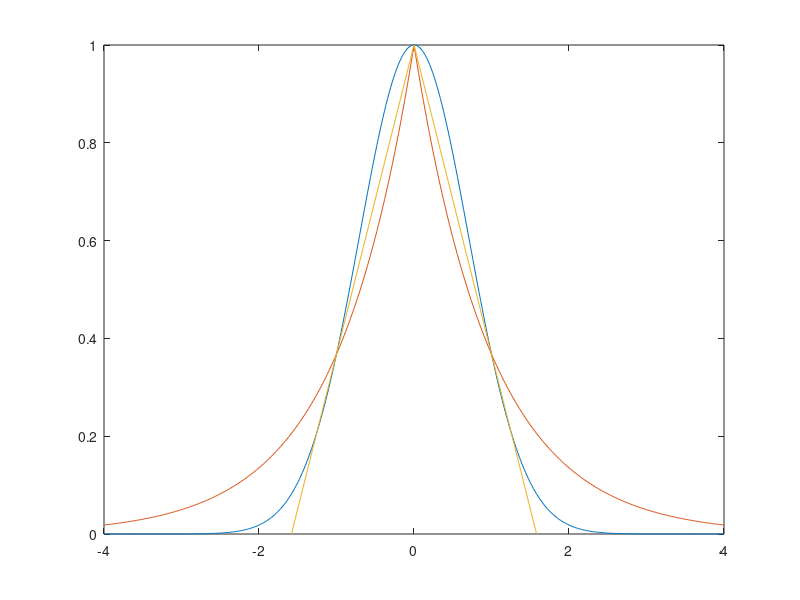

MATLAB code to generate this figure: (Note: this script raises an error after producing the figure.)
function fig_corrfuns


x = -4:0.02:4;


figure(1),clf
plot(x,exp(-x.^2)),hold on
plot(x,exp(-abs(x)))
a = 1/(1-exp(-1));
plot([-a 0 a],[0 1 0])

ylabel2('Correlation',14,1);
xlabel2('Scaled frequency',14,1);

return

print fig_corrfuns.eps -deps
